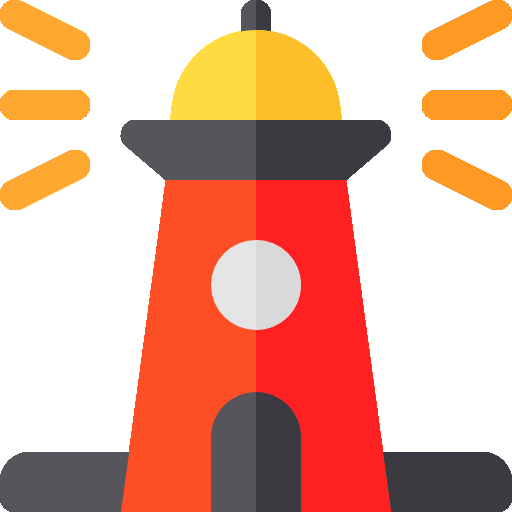
#> input picture Part3/png/001-lighthouse.png, 512 x 512 px; its folder holds 4 pictures in this run
$ python main.py
#> lines starting #> are read from the running program, lines starting #| are printed output that depends on the picture
import cv2
import numpy as np
import cv2 as cv
import matplotlib.pyplot as plt
from os import listdir
from feature import Feature

#Database of training image descriptors / keypoints
allDes = np.empty((0, 128))

#Initialise SIFT
sift = cv.SIFT_create(contrastThreshold=0.02, nOctaveLayers=9)
imageFeatureCounts = [] #Keep track of how many features are in each image, such that image label can be retrieved
imageNames = listdir('png')

#Get descriptors from training images
def train():
    global allDes, imageNames, imageFeatureCounts

    for imageName in imageNames:
        #Read and convert image
        img = cv.imread('png/' + imageName)
#> img is the input picture: shape (512, 512, 3); mean B, G, R 155.4, 173.4, 226.3
        gray = cv.cvtColor(img, cv.COLOR_BGR2GRAY)
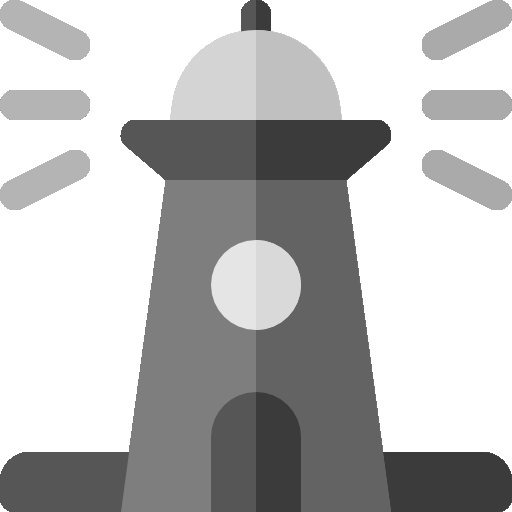
#> gray: shape (512, 512); min 59, max 255, mean 187.1

        #Get keypoints and descriptors
        kp, des = sift.detectAndCompute(gray, None)
#> kp = 285 keypoints; strongest (x, y, size): (369, 138, 29.2), (143, 138, 29.6), (279, 166, 117.7), (255, 285, 59.5)

        #Add descriptors to the to database
        allDes = np.append(allDes, des, axis=0)
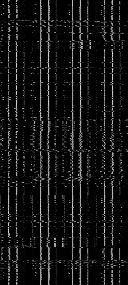
#> allDes: shape (285, 128) float64; min 0, max 205, mean 17.5
        imageFeatureCounts.append(len(des))
#> pass 2 of the loop in train, `for imageName in imageNames:`:
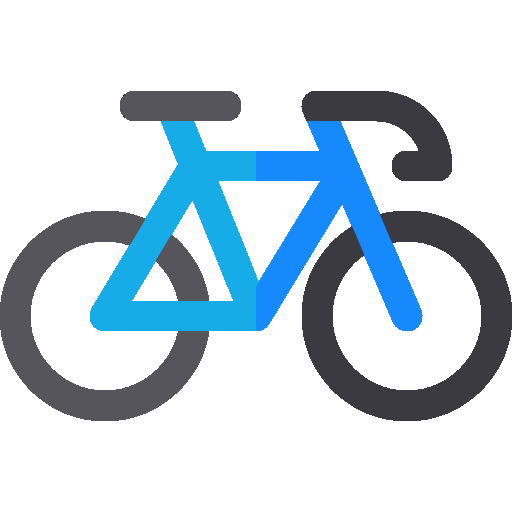
#> input picture Part3/png/002-bike.png, 512 x 512 px
#> in train, img is the input picture: shape (512, 512, 3); mean B, G, R 224.8, 213.9, 198.9
#> in train, `gray = cv.cvtColor(img, cv.COLOR_BGR2GRAY)`:
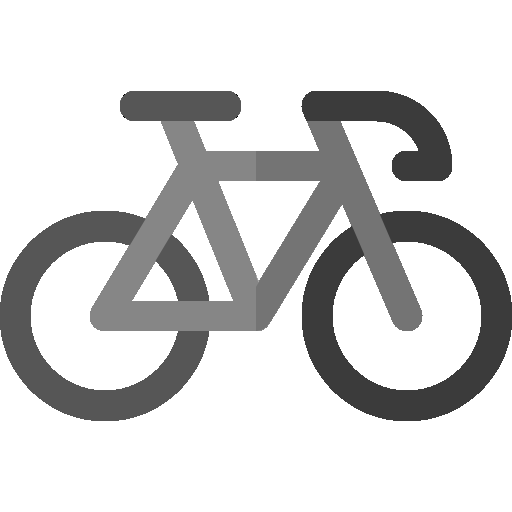
#> gray: shape (512, 512); min 0, max 255, mean 210.6
#> kp = 467 keypoints; strongest (x, y, size): (429, 157, 36.1), (324, 108, 29), (405, 167, 19.8), (417, 149, 2.2)
#> in train, `allDes = np.append(allDes, des, axis=0)`:
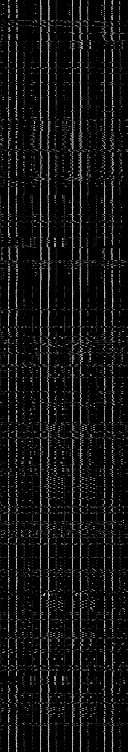
#> allDes: shape (752, 128) float64; min 0, max 205, mean 17.6
#> pass 3 of the loop in train, `for imageName in imageNames:`:
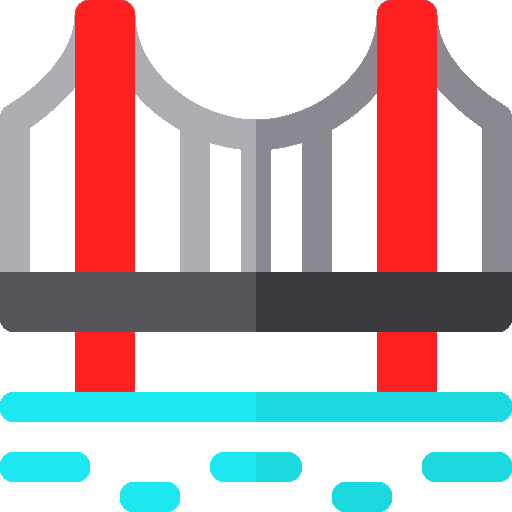
#> input picture Part3/png/003-bridge-1.png, 512 x 512 px
#> in train, img is the input picture: shape (512, 512, 3); mean B, G, R 186, 183.4, 197.8
#> in train, `gray = cv.cvtColor(img, cv.COLOR_BGR2GRAY)`:
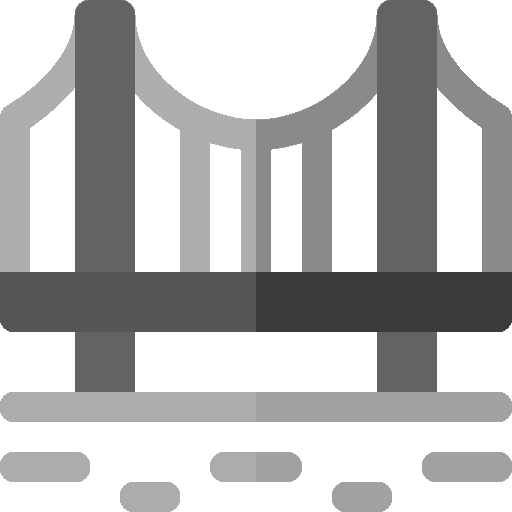
#> gray: shape (512, 512); min 59, max 255, mean 187.9
#> kp = 375 keypoints; strongest (x, y, size): (459, 247, 38.1), (355, 249, 36.1), (287, 257, 24.4), (348, 358, 44.2)
#> in train, `allDes = np.append(allDes, des, axis=0)`:
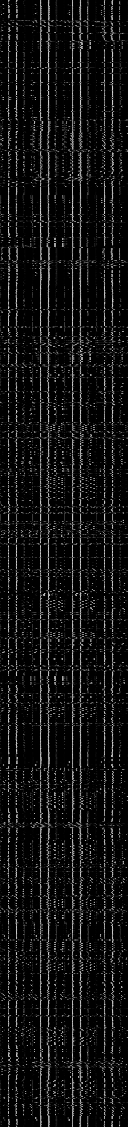
#> allDes: shape (1127, 128) float64; min 0, max 205, mean 17.7
#> the loop made 4 passes; the first 3 are shown

#Find closest descriptor in database and apply ratio test
def getClosestMatches(kp, descriptor, featuresFound):

    #Find distance from each descriptor in database to this one
    distances = np.zeros((allDes.shape[0]))
    for i in range(len(allDes)):
        distances[i] = np.linalg.norm(descriptor - allDes[i])

    #Find smallest distance
    smallest = np.argmin(distances)
    smallestDist = distances[smallest]

    #Find second smallest distance
    distances[smallest] = 999999999999
    secSmallest = np.argmin(distances)
    secSmallestDist = distances[secSmallest]

    #Find the template image this feature belonged to
    match = -1
    currentIdx = smallest
    while currentIdx >= 0:
        match += 1
        currentIdx -= imageFeatureCounts[match]

    #Ratio test: check that closest was much better than second closest
    if smallestDist < secSmallestDist * 0.6:
        feat = Feature(smallest, match, kp.pt, kp.angle, kp.size)
        return feat

    elif featuresFound[match]:
        #If features have already been found with this classification, give an advantage if they're near
        for pos in featuresFound[match]:
            distSqr = (pos[0] - kp.pt[0])**2 + (pos[1] - kp.pt[1])**2
            if distSqr < 3000 and smallestDist < secSmallestDist * 0.9:
                feat = Feature(smallest, match, kp.pt, kp.angle, kp.size)
                return feat

    else:
        return None


#Test an input image
def test(testImageName, show):
    #Read and convert input image
    testImg = cv.imread(testImageName)
#> (the run stopped early here; a loop or call above may not have finished)
